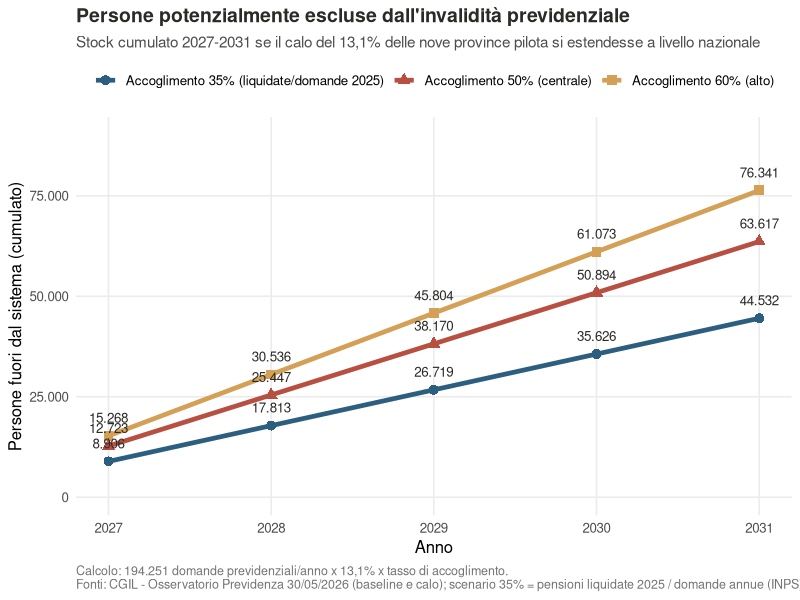
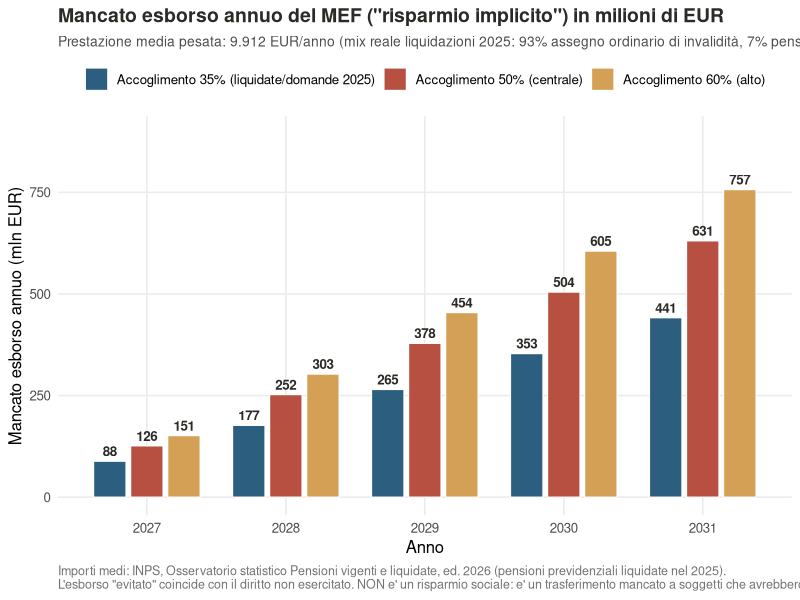

R code for these plots, in order:
# ============================================================
# SCRIPT 6 - STIMA FISCALE ITALIA (v2 - perimetro previdenziale)
# Quante persone non entrerebbero nel sistema di invalidita'
# PREVIDENZIALE e quale sarebbe il "risparmio implicito" del MEF
# se il calo del -13,1% registrato nelle 9 province pilota
# D.Lgs. 62/2024 si estendesse a livello nazionale dal 2027.
# ============================================================
# FONTI:
#  - Baseline e calo: CGIL - Osservatorio Previdenza, 30/05/2026
#    (194.251 domande/anno di invalidita' e inabilita'
#    previdenziale; -13,1% domande presentate; -12,1% accolte)
#  - Importi medi e mix: INPS, Osservatorio statistico
#    "Pensioni vigenti e liquidate", ed. 2026 (pensioni
#    previdenziali LIQUIDATE nel 2025, Tavola 5):
#      Assegno ordinario invalidita': 63.021 pensioni,
#        603,8 mln EUR/anno  -> medio 9.581 EUR/anno
#      Pensione di inabilita':         4.484 pensioni,
#        65,3 mln EUR/anno   -> medio 14.564 EUR/anno
#    Si usano le pensioni LIQUIDATE (nuove) e non lo stock,
#    perche' gli esclusi sarebbero stati NUOVI beneficiari.
# ============================================================
suppressPackageStartupMessages({library(ggplot2); library(tibble); library(dplyr); library(scales)})
BASE <- "."
FIG  <- file.path(BASE, "FIGURE"); if (!dir.exists(FIG)) dir.create(FIG, recursive = TRUE)
OUT  <- file.path(BASE, "STIMA_FISCALE_ITALIA"); if (!dir.exists(OUT)) dir.create(OUT, recursive = TRUE)
# ---- 1. Costanti ufficiali ---------------------------------
DOMANDE_NAZIONALI_ANNUE <- 194251      # CGIL 30/05/2026
CALO_DOMANDE_PRES <- 0.131             # -13,1% domande presentate
CALO_DOMANDE_ACC  <- 0.121             # -12,1% domande accolte
CALO_DIFF_DID     <- 0.141             # DiD trattamento - controllo
# Importi medi annui da Osservatorio INPS (liquidate 2025)
N_AOI  <- 63021;  IMP_AOI_MLN  <- 603.8
N_INAB <- 4484;   IMP_INAB_MLN <- 65.3
IMPORTO_AOI  <- IMP_AOI_MLN  * 1e6 / N_AOI    # ~9.581 EUR/anno
IMPORTO_INAB <- IMP_INAB_MLN * 1e6 / N_INAB   # ~14.564 EUR/anno
# Mix reale dalle liquidazioni 2025
MIX_AOI  <- N_AOI  / (N_AOI + N_INAB)         # 93,4%
MIX_INAB <- N_INAB / (N_AOI + N_INAB)         #  6,6%
PRESTAZIONE_MEDIA <- MIX_AOI * IMPORTO_AOI + MIX_INAB * IMPORTO_INAB
# Tassi di accoglimento (scenari):
#  - low 35%: rapporto pensioni liquidate 2025 (67.505) /
#    domande annue (194.251) = 34,8% -> ancoraggio documentato
#    (limite inferiore: le domande includono rinnovi e riesami)
#  - mid 50% e high 60%: sensibilita'
TASSI_ACCOGLIMENTO <- c(low = 0.35, mid = 0.50, high = 0.60)
cat(sprintf("\nImporto medio AOI:        %s EUR/anno\n", format(round(IMPORTO_AOI), big.mark=".")))
cat(sprintf("Importo medio inabilita': %s EUR/anno\n", format(round(IMPORTO_INAB), big.mark=".")))
cat(sprintf("Mix AOI/inabilita':       %.1f%% / %.1f%%\n", MIX_AOI*100, MIX_INAB*100))
cat(sprintf("Prestazione media pesata: %s EUR/anno\n", format(round(PRESTAZIONE_MEDIA), big.mark=".")))
# ---- 2. Domande mancate annue ------------------------------
DOMANDE_MANCATE_ANNUE <- DOMANDE_NAZIONALI_ANNUE * CALO_DOMANDE_PRES
cat(sprintf("\nDomande mancate annue (194.251 x 13,1%%): %s\n",
format(round(DOMANDE_MANCATE_ANNUE), big.mark=".")))
# ---- 3-5. Persone escluse, risparmio, proiezione 2027-2031 --
persone_non_entrano <- DOMANDE_MANCATE_ANNUE * TASSI_ACCOGLIMENTO
anni <- 2027:2031
df_proj <- expand.grid(anno = anni, scenario = names(TASSI_ACCOGLIMENTO),
stringsAsFactors = FALSE) |>
arrange(scenario, anno) |> as_tibble() |>
group_by(scenario) |>
mutate(cohort = persone_non_entrano[scenario],
stock_persone = cumsum(cohort),
risparmio_annuo_mln = stock_persone * PRESTAZIONE_MEDIA / 1e6) |>
ungroup()
df_2031 <- df_proj |> group_by(scenario) |>
summarise(stock_finale = stock_persone[anno == 2031],
annuo_2031_mln = risparmio_annuo_mln[anno == 2031],
cumulato_5yr_mln = sum(risparmio_annuo_mln)) |>
mutate(Scenario = paste0("Accoglimento ", round(TASSI_ACCOGLIMENTO[scenario]*100), "%"))
SPESA_DISABILITA_ITALIA_MLD <- 38000
cat("\n=== SINTESI AL 2031 ===\n")
for (s in c("low","mid","high")) {
r <- df_2031[df_2031$scenario == s, ]
cat(sprintf("%-22s persone: %s | annuo 2031: %s mln | cumulato 5a: %s mln | %% spesa: %.2f%%\n",
r$Scenario, format(round(r$stock_finale), big.mark="."),
format(round(r$annuo_2031_mln), big.mark="."),
format(round(r$cumulato_5yr_mln), big.mark="."),
r$annuo_2031_mln / SPESA_DISABILITA_ITALIA_MLD * 100))
}
# ---- 8. Grafico 1: persone fuori dal sistema ---------------
lab_scen <- c(low="Accoglimento 35% (liquidate/domande 2025)",
mid="Accoglimento 50% (centrale)",
high="Accoglimento 60% (alto)")
fig1 <- df_proj |>
mutate(scenario_lab = factor(lab_scen[scenario], levels = lab_scen)) |>
ggplot(aes(anno, stock_persone/1000, color = scenario_lab, shape = scenario_lab)) +
geom_line(linewidth = 1.6) + geom_point(size = 3) +
geom_text(aes(label = formatC(round(stock_persone), big.mark=".", format="d")),
vjust = -1.3, size = 3.4, show.legend = FALSE, color = "#2C2A26") +
scale_color_manual(values = c("#2C5E80", "#B85042", "#D4A056")) +
scale_shape_manual(values = c(16, 17, 15)) +
scale_y_continuous(labels = function(x) formatC(x*1000, big.mark=".", format="d"),
limits = c(0, max(df_proj$stock_persone)*1.18/1000)) +
labs(title = "Persone potenzialmente escluse dall'invalidit\u00e0 previdenziale",
subtitle = "Stock cumulato 2027-2031 se il calo del 13,1% delle nove province pilota si estendesse a livello nazionale",
x = "Anno", y = "Persone fuori dal sistema (cumulato)", color = NULL, shape = NULL,
caption = paste0("Calcolo: 194.251 domande previdenziali/anno x 13,1% x tasso di accoglimento.\n",
"Fonti: CGIL - Osservatorio Previdenza 30/05/2026 (baseline e calo); ",
"scenario 35% = pensioni liquidate 2025 / domande annue (INPS). Elaborazione R.")) +
theme_minimal(base_size = 12) +
theme(plot.title = element_text(face="bold", size=14, color="#2C2A26"),
plot.subtitle = element_text(size=11, color="grey30"),
plot.caption = element_text(size=9, hjust=0, color="grey45"),
legend.position = "top", panel.grid.minor = element_blank())
ggsave(file.path(FIG, "Figura_Italia_Stima_Persone_Escluse.png"), fig1,
width = 11, height = 6.2, dpi = 170, bg = "white")
# ---- 9. Grafico 2: mancato esborso MEF ---------------------
fig2 <- df_proj |>
mutate(scenario_lab = factor(lab_scen[scenario], levels = lab_scen)) |>
ggplot(aes(anno, risparmio_annuo_mln, fill = scenario_lab)) +
geom_col(position = position_dodge(width=0.8), width=0.7, color="white", linewidth=0.4) +
geom_text(aes(label = sprintf("%.0f", risparmio_annuo_mln)),
position = position_dodge(width=0.8), vjust = -0.5, size = 3.4,
color = "#2C2A26", fontface = "bold") +
scale_fill_manual(values = c("#2C5E80", "#B85042", "#D4A056")) +
scale_y_continuous(labels = function(x) formatC(x, big.mark=".", format="d"),
limits = c(0, max(df_proj$risparmio_annuo_mln)*1.18)) +
labs(title = "Mancato esborso annuo del MEF (\"risparmio implicito\") in milioni di EUR",
subtitle = sprintf("Prestazione media pesata: %s EUR/anno (mix reale liquidazioni 2025: %.0f%% assegno ordinario di invalidit\u00e0, %.0f%% pensione di inabilit\u00e0)",
format(round(PRESTAZIONE_MEDIA), big.mark="."), MIX_AOI*100, MIX_INAB*100),
x = "Anno", y = "Mancato esborso annuo (mln EUR)", fill = NULL,
caption = paste0("Importi medi: INPS, Osservatorio statistico Pensioni vigenti e liquidate, ed. 2026 (pensioni previdenziali liquidate nel 2025).\n",
"L'esborso \"evitato\" coincide con il diritto non esercitato. NON e' un risparmio sociale: e' un trasferimento mancato a soggetti che avrebbero avuto titolo.")) +
theme_minimal(base_size = 12) +
theme(plot.title = element_text(face="bold", size=14, color="#2C2A26"),
plot.subtitle = element_text(size=10, color="grey30"),
plot.caption = element_text(size=9, hjust=0, color="grey45"),
legend.position = "top", panel.grid.minor = element_blank())
ggsave(file.path(FIG, "Figura_Italia_Risparmio_Implicito_MEF.png"), fig2,
width = 11, height = 6.2, dpi = 170, bg = "white")
write.csv(df_proj, file.path(OUT, "proiezione_completa_2027_2031.csv"), row.names = FALSE)
cat("\n=== AVVERTENZA METODOLOGICA ===\n")
cat("1. Perimetro: SOLO prestazioni previdenziali (AOI, pensione di\n")
cat("   inabilita'), coerente con il dato CGIL. Restano fuori le\n")
cat("   prestazioni assistenziali (invalidita' civile, accompagnamento):\n")
cat("   la stima e' quindi conservativa per costruzione.\n")
cat("2. Assume estensione uniforme del -13,1% e persistenza nel quinquennio.\n")
cat("3. Non e' un risparmio sociale ma un trasferimento mancato a persone\n")
cat("   che avrebbero avuto titolo di legge a riceverlo.\n")
